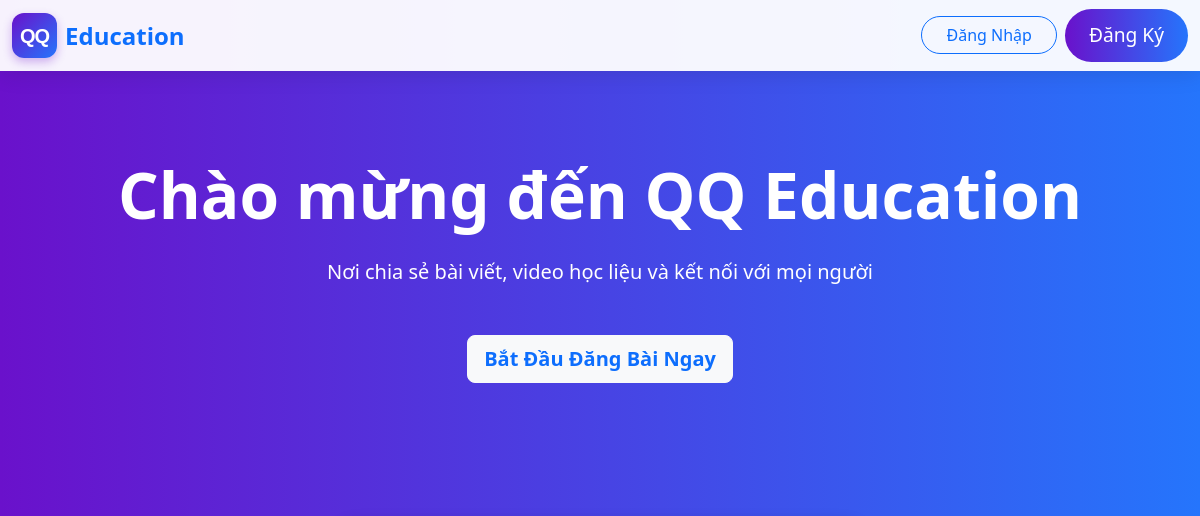
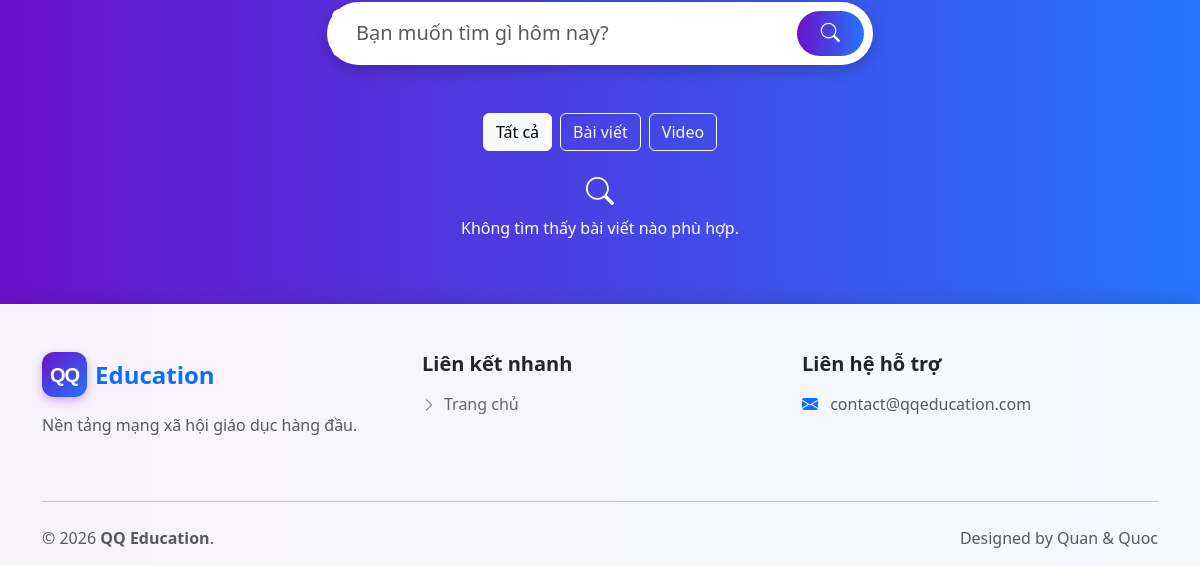
/, run on an earlier commit of the app's database (2 pictures, top to bottom).
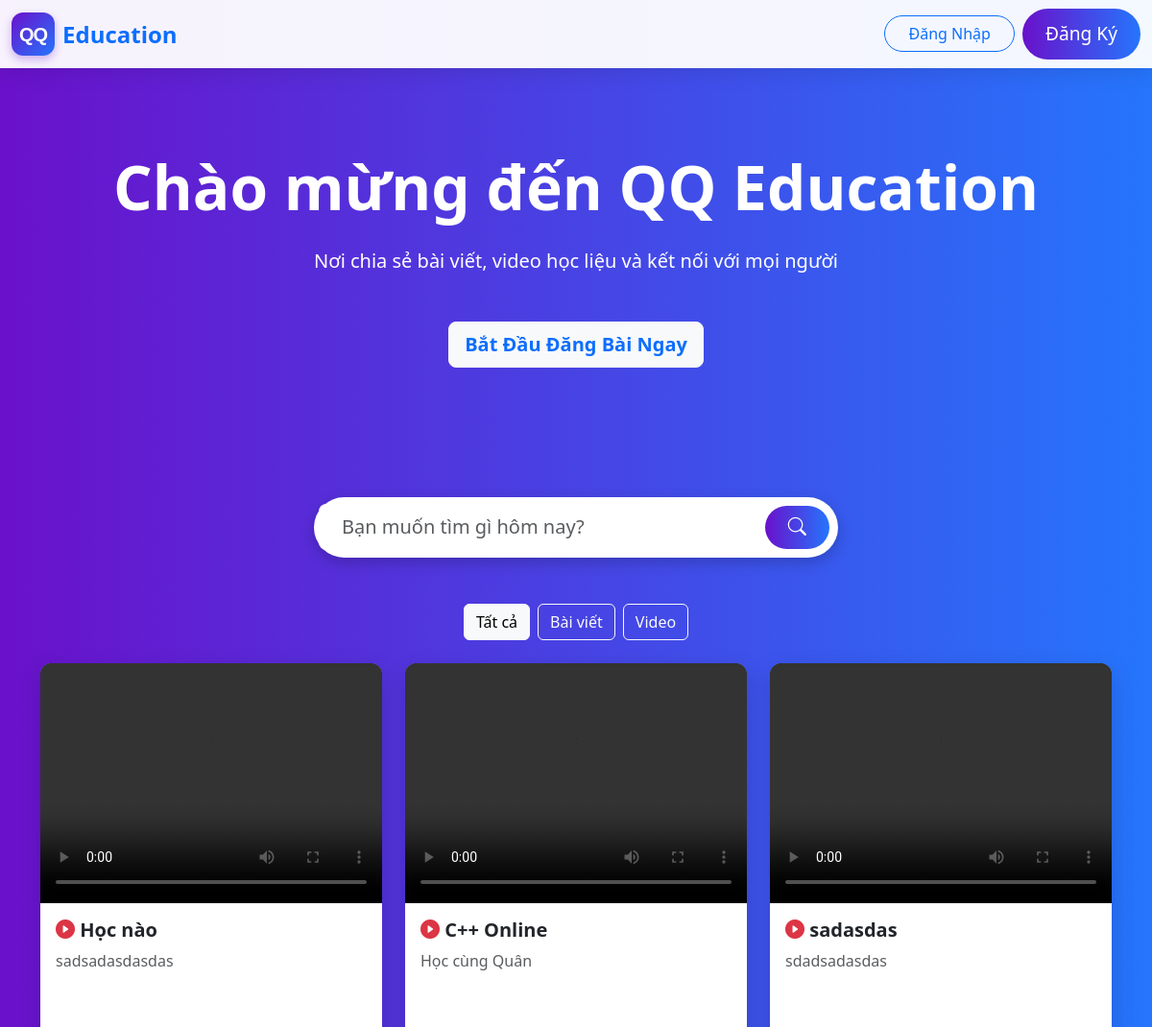
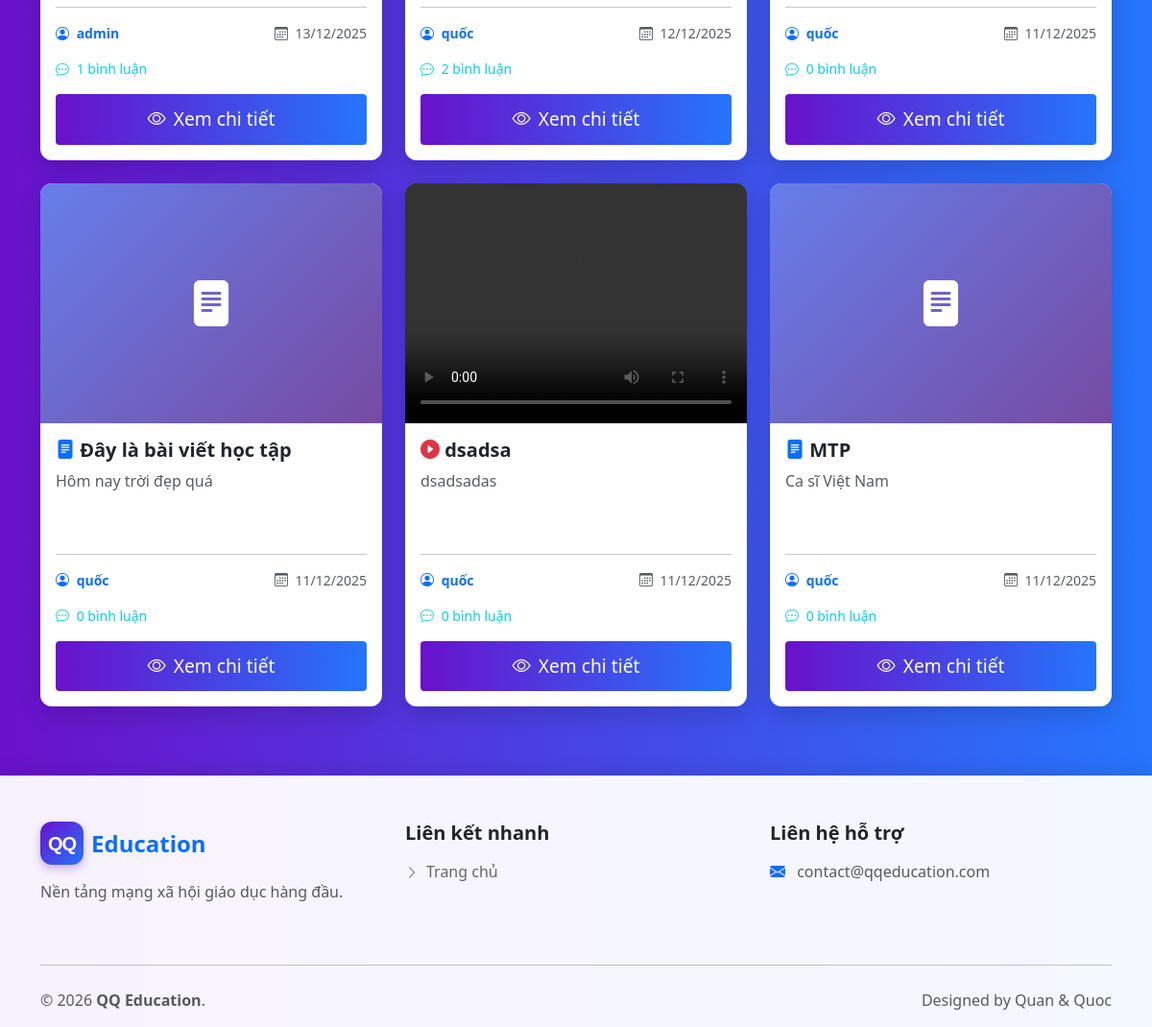
And on a later commit of the database (2 pictures, top to bottom).
### tables this page shows
CREATE TABLE `posts` (
  `id` int(11) NOT NULL,
  `user_id` int(11) NOT NULL,
  `title` varchar(255) NOT NULL,
  `content` text DEFAULT NULL,
  `type` varchar(20) NOT NULL DEFAULT 'text',
  `video_url` varchar(500) DEFAULT NULL,
  `status` tinyint(4) DEFAULT 1,
  `created_at` datetime DEFAULT current_timestamp(),
  `updated_at` datetime DEFAULT current_timestamp() ON UPDATE current_timestamp()
);

CREATE TABLE `users` (
  `id` int(11) NOT NULL,
  `username` varchar(100) NOT NULL,
  `email` varchar(255) NOT NULL,
  `password` varchar(255) NOT NULL,
  `role_id` int(11) DEFAULT NULL,
  `role_level` tinyint(4) DEFAULT 1,
  `created_at` datetime DEFAULT current_timestamp(),
  `updated_at` datetime DEFAULT current_timestamp() ON UPDATE current_timestamp(),
  `status` varchar(50) DEFAULT 'active'
);

### index.php (the view, shortened to what this page needs)
<?php
include 'config.php';
if (isset($_SESSION['user_id'])) {
    $link_action = "./posts/cu_post.php";
} else {
    $link_action = "./auth/register.php";
}
$limit = 6;
$page = isset($_GET['page']) && is_numeric($_GET['page']) ? (int)$_GET['page'] : 1;
$offset = ($page - 1) * $limit;
?>
<!DOCTYPE html>
<html lang="vi">
<head>
    <link href="https://cdn.jsdelivr.net/npm/bootstrap@5.3.3/dist/css/bootstrap.min.css" rel="stylesheet">
    <link rel="stylesheet" href="https://cdn.jsdelivr.net/npm/bootstrap-icons@1.11.3/font/bootstrap-icons.css">
</head>
<body>
    <nav class="navbar navbar-expand-lg fixed-top">
        <div class="container-fluid">
            <a class="navbar-brand d-flex align-items-center" href="index.php">
                <div style="width: 45px; height: 45px; background: linear-gradient(135deg, #6a11cb 0%, #2575fc 100%); border-radius: 12px; display: flex; align-items: center; justify-content: center; box-shadow: 0 4px 10px rgba(106, 17, 203, 0.3);">
                    <span style="color: white; font-weight: 900; font-family: sans-serif; font-size: 20px; letter-spacing: -1px;">QQ</span>
                </div>
                <span class="ms-2 fw-bold fs-4 text-primary">Education</span>
            </a>
            <div class="collapse navbar-collapse" id="navbarNav">
                <div class="ms-auto d-flex align-items-center">
                    <?php if (isset($_SESSION['user_id'])): ?>
                        <div class="dropdown">
                            <button class="btn btn-light dropdown-toggle d-flex align-items-center gap-2 rounded-pill px-3" type="button" data-bs-toggle="dropdown" aria-expanded="false">
                                <i class="bi bi-person-circle fs-5 text-primary"></i>
                                <span class="fw-bold text-dark">
                                    <?php echo htmlspecialchars($_SESSION['username']); ?>
                                </span>
                            </button>
                            <ul class="dropdown-menu dropdown-menu-end shadow-lg border-0 mt-2">
                                <li>
                                    <h6 class="dropdown-header">Tài khoản của tôi</h6>
                                </li>
                                <li><a class="dropdown-item py-2" href="./user/profile.php"><i class="bi bi-gear-wide-connected me-2 text-secondary"></i> Cài đặt tài khoản</a></li>
                                <li><a class="dropdown-item py-2" href="./auth/change_password.php"><i class="bi bi-key-fill me-2 text-warning"></i> Đổi mật khẩu</a></li>
                                <li>
                                    <hr class="dropdown-divider">
                                </li>
                                <li><a class="dropdown-item py-2 text-danger fw-bold" href="./auth/logout.php"><i class="bi bi-box-arrow-right me-2"></i> Đăng Xuất</a></li>
                            </ul>
                        </div>
                    <?php else: ?>
                        <a href="./auth/login.php" class="btn btn-outline-primary me-2 rounded-pill px-4">Đăng Nhập</a>
                        <a href="./auth/register.php" class="btn btn-primary rounded-pill px-4">Đăng Ký</a>
                    <?php endif; ?>
                </div>
            </div>
        </div>
    </nav>
    <section class="hero-section">
        <div class="container">
            <h1 class="display-3 fw-bold mb-4">Chào mừng đến QQ Education</h1>
            <p class="lead mb-5">Nơi chia sẻ bài viết, video học liệu và kết nối với mọi người</p>
            <a href="<?php echo $link_action; ?>" class="btn btn-light text-primary fw-bold btn-lg">Bắt Đầu Đăng Bài Ngay</a>
        </div>
    </section>
    <div class="container my-5">
        <div class="row justify-content-center mb-5">
            <div class="col-md-8 col-lg-6">
                <form action="index.php" method="GET" class="search-bar d-flex align-items-center">
                    <input type="text" name="search" class="form-control form-control-lg search-input ps-4"
                        placeholder="Bạn muốn tìm gì hôm nay?"
                        value="<?php echo htmlspecialchars($_GET['search'] ?? ''); ?>">
                    <button type="submit" class="btn btn-primary rounded-pill px-4 py-2 m-1">
                        <i class="bi bi-search"></i>
                    </button>
                </form>
            </div>
        </div>
        <div class="mb-4 d-flex justify-content-center">
            <?php $search_param = isset($_GET['search']) ? '&search=' . urlencode($_GET['search']) : ''; ?>
            <a href="index.php?<?php echo substr($search_param, 1); ?>"
                class="btn btn-outline-light me-2 <?php echo !isset($_GET['type']) ? 'active' : ''; ?>">Tất cả</a>
            <a href="index.php?type=text<?php echo $search_param; ?>"
                class="btn btn-outline-light me-2 <?php echo (isset($_GET['type']) && $_GET['type'] == 'text') ? 'active' : ''; ?>">Bài viết</a>
            <a href="index.php?type=video<?php echo $search_param; ?>"
                class="btn btn-outline-light <?php echo (isset($_GET['type']) && $_GET['type'] == 'video') ? 'active' : ''; ?>">Video</a>
        </div>
        <div class="row">
            <?php
            $user_role = $_SESSION['role_level'] ?? 1;
            $where_conditions = [];
            if ($user_role >= 3) {
            } elseif ($user_role == 2) {
                $user_id = $_SESSION['user_id'];
                $where_conditions[] = "(posts.status = 1 OR (posts.user_id = $user_id AND posts.status IN (0, -1)))";
            } else {
                $where_conditions[] = "posts.status = 1";
            }
            $sql = "SELECT posts.*, users.username FROM posts JOIN users ON posts.user_id = users.id";
            if (!empty($where_conditions)) {
                $sql .= " WHERE " . implode(" AND ", $where_conditions);
            }
            $sql .= " ORDER BY posts.created_at DESC LIMIT $offset, $limit";
            $query = mysqli_query($conn, $sql);
            if ($query && mysqli_num_rows($query) > 0) {
                while ($row = mysqli_fetch_assoc($query)) {
                    $comment_count_sql = "SELECT COUNT(*) as count FROM comments WHERE post_id = " . $row['id'];
                    $comment_count_result = mysqli_query($conn, $comment_count_sql);
                    $comment_count = mysqli_fetch_assoc($comment_count_result)['count'];
            ?>
                    <div class="col-md-6 col-lg-4 mb-4">
                        <div class="post-card h-100 d-flex flex-column">
                            <?php if ($row['type'] == 'video' && !empty($row['video_url'])): ?>
                                <video class="w-100" style="height: 250px; object-fit: cover; background: #000;" controls>
                                    <source src="./uploads/<?php echo htmlspecialchars($row['video_url']); ?>" type="video/mp4">
                                </video>
                            <?php elseif ($row['type'] == 'video'): ?>
                                <img src="https://via.placeholder.com/400x200?text=VIDEO+POST" class="w-100">
                            <?php else: ?>
                                <div style="background: linear-gradient(135deg, #667eea 0%, #764ba2 100%); height: 250px; display: flex; align-items: center; justify-content: center;">
                                    <div class="text-white text-center p-3">
                                        <i class="bi bi-file-text-fill" style="font-size: 3rem;"></i>
                                    </div>
                                </div>
                            <?php endif; ?>
                            <div class="p-3 flex-grow-1 d-flex flex-column">
                                <h5 class="fw-bold">
                                    <?php if ($row['type'] == 'video') echo '<i class="bi bi-play-circle-fill text-danger"></i> '; ?>
                                    <?php if ($row['type'] == 'text') echo '<i class="bi bi-file-text-fill text-primary"></i> '; ?>
                                    <?php
                                    $title_display = htmlspecialchars($row['title']);
                                    echo $title_display;
                                    ?>
                                </h5>
                                <p class="text-muted flex-grow-1" style="word-wrap: break-word; overflow-wrap: break-word;">
                                    <?php echo mb_strimwidth(htmlspecialchars($row['content']), 0, 100, "..."); ?>
                                </p>
                                <hr>
                                <div class="d-flex justify-content-between align-items-center mb-3">
                                    <small class="text-primary fw-bold">
                                        <i class="bi bi-person-circle me-1"></i>
                                        <?php echo htmlspecialchars($row['username']); ?>
                                    </small>
                                    <small class="text-muted">
                                        <i class="bi bi-calendar3 me-1"></i>
                                        <?php echo date('d/m/Y', strtotime($row['created_at'])); ?>
                                    </small>
                                </div>
                                <div class="d-flex justify-content-between align-items-center mb-3">
                                    <small class="text-info">
                                        <i class="bi bi-chat-dots me-1"></i>
                                        <?php echo $comment_count; ?> bình luận
                                    </small>
                                </div>
                                <a href="./posts/detailed_post.php?id=<?php echo $row['id']; ?>" class="btn btn-primary btn-sm w-100">
                                    <i class="bi bi-eye me-2"></i>Xem chi tiết
                                </a>
                            </div>
                        </div>
                    </div>
            <?php
                }
            } else {
                echo '<div class="col-12 text-center text-white">
                        <h3><i class="bi bi-search"></i></h3>
                        <p>Không tìm thấy bài viết nào phù hợp.</p>
                      </div>';
            }
            ?>
        </div>
    </div>
    <footer class="footer">
        <div class="container">
            <div class="row">
                <div class="col-lg-4 col-md-6 mb-4">
                    <a href="#" class="d-flex align-items-center mb-3 text-decoration-none">
                        <div style="width: 45px; height: 45px; background: linear-gradient(135deg, #6a11cb 0%, #2575fc 100%); border-radius: 12px; display: flex; align-items: center; justify-content: center; box-shadow: 0 4px 10px rgba(106, 17, 203, 0.3);">
                            <span style="color: white; font-weight: 900; font-family: sans-serif; font-size: 20px; letter-spacing: -1px;">QQ</span>
                        </div>
                        <span class="fs-4 fw-bold text-primary ms-2">Education</span>
                    </a>
                    <p class="text-muted">Nền tảng mạng xã hội giáo dục hàng đầu.</p>
                </div>
                <div class="col-lg-4 col-md-6 mb-4">
                    <h5 class="fw-bold mb-3">Liên kết nhanh</h5>
                    <ul class="list-unstyled">
                        <li class="mb-2"><a href="index.php"><i class="bi bi-chevron-right small me-2"></i>Trang chủ</a></li>
                    </ul>
                </div>
                <div class="col-lg-4 col-md-12">
                    <h5 class="fw-bold mb-3">Liên hệ hỗ trợ</h5>
                    <p class="text-muted mb-2"><i class="bi bi-envelope-fill text-primary me-2"></i> contact@qqeducation.com</p>
                </div>
            </div>
            <hr class="my-4">
            <div class="row align-items-center">
                <div class="col-md-6 text-center text-md-start text-muted">&copy; 2026 <strong>QQ Education</strong>.</div>
                <div class="col-md-6 text-center text-md-end text-muted">Designed by Quan & Quoc</div>
            </div>
        </div>
    </footer>
</body>
</html>

### index.php (style rules this page uses)
body { background: linear-gradient(to right, #6a11cb, #2575fc); min-height: 100vh; margin: 0; padding-top: 70px; }
.navbar { background: rgba(255, 255, 255, 0.95); box-shadow: 0 4px 20px rgba(0, 0, 0, 0.1); }
.hero-section { min-height: 50vh; display: flex; align-items: center; justify-content: center; text-align: center; color: white; }
.btn-primary { background: linear-gradient(to right, #6a11cb, #2575fc); border: none; padding: 12px 30px; font-size: 1.2rem; }
.post-card { background: white; border-radius: 12px; overflow: hidden; box-shadow: 0 8px 25px rgba(0, 0, 0, 0.15); margin-bottom: 2rem; transition: transform 0.3s; }
.footer { background: rgba(255, 255, 255, 0.95); box-shadow: 0 -4px 20px rgba(0, 0, 0, 0.1); margin-top: auto; padding-top: 3rem; padding-bottom: 1rem; }
.footer a { text-decoration: none; color: #666; transition: color 0.3s; }
.search-bar { background: white; border-radius: 50px; padding: 5px; box-shadow: 0 5px 15px rgba(0, 0, 0, 0.2); }
.search-input { border: none; outline: none; box-shadow: none !important; }

What changed in the data, as far as the page shows it:
added posts: type "video" (drawn), title "Học nào", content "sadsadasdasdas", user.username "admin", created_at "13/12/2025", comment_count "1"
added posts: type "video" (drawn), title "C++ Online", content "Học cùng Quân", user.username "quốc", created_at "12/12/2025", comment_count "2"
added posts: type "video" (drawn), title "sadasdas", content "sdadsadasdas", user.username "quốc", created_at "11/12/2025", comment_count "0"
added posts: type "text" (drawn), title "Đây là bài viết học tập", content "Hôm nay trời đẹp quá", user.username "quốc", created_at "11/12/2025", comment_count "0"
added posts: type "video" (drawn), title "dsadsa", content "dsadsadas", user.username "quốc", created_at "11/12/2025", comment_count "0"
added posts: type "text" (drawn), title "MTP", content "Ca sĩ Việt Nam", user.username "quốc", created_at "11/12/2025", comment_count "0"
Also different on the page:
text no longer shown: "Không tìm thấy bài viết nào phù hợp."
